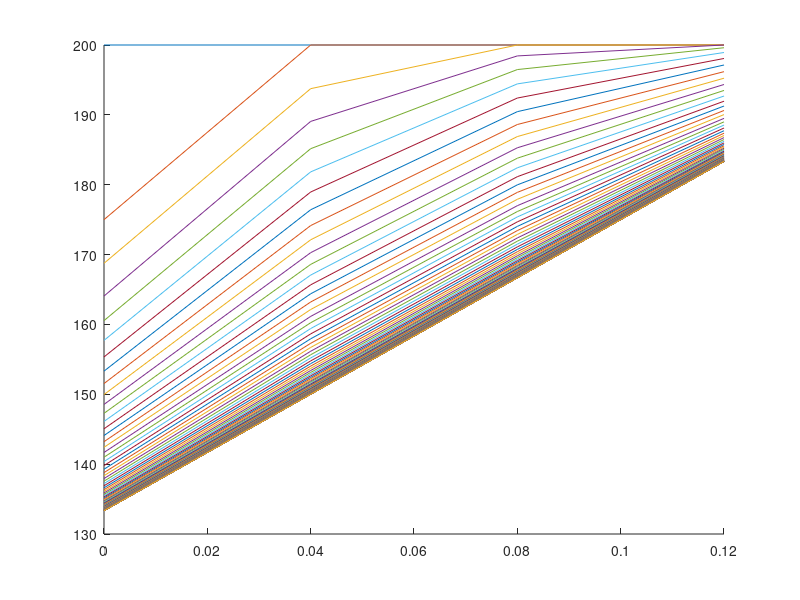

Here is the MATLAB script that generated this plot:
clear all;clc;

k=40;       alpha=3*(10^-5);    h=500;
T_0=200;    T_inf=100;          t=0;
%아래 dx와 dt의 값을 수렴/발산 조건에 따라 바꿔준다.
dx=0.04;    dt=40/3;            m=4;    n=100;
Fo=alpha*dt/(dx^2);
T=zeros(n,1)+200;
x=zeros(n,1);
T_=T;

fprintf("iter=0  \t")
for idx=1:1:m
    fprintf("x=%.2fm -> %.1f\t",(idx-1)*dx,T(idx))
    x(idx)=(idx-1)*dx;
end
hold on;
fprintf("\tt=%f\n",t)
plot(x(1:m),T(1:m));

for i=1:1:100
    fprintf("iter=%d  \t",i)
    for idx=1:1:m
        if idx==1
            T_(idx)=Fo*(2*T(idx+1)+2*dx*h*T_inf/k)+(1-2*Fo*(1+(dx*h/k)))*T(idx);
            fprintf("x=%.2fm -> %.1f\t",(idx-1)*dx,T_(idx))
        else
            T_(idx)=Fo*(T(idx-1)+T(idx+1))+(1-2*Fo)*T(idx);
            fprintf("x=%.2fm -> %.1f\t",(idx-1)*dx,T_(idx))
        end
    end
    T=T_;
    t=t+dt;
    hold on;
    fprintf("\tt=%f\n",t)
    plot(x(1:m),T(1:m));
end